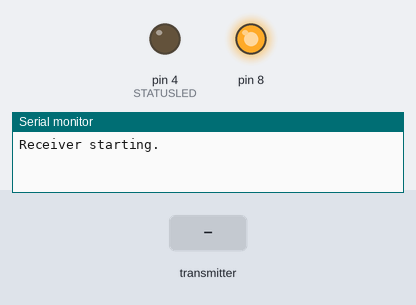
Bench run of a sketch on a simulated Arduino Uno, built with avr-gcc and run on an emulated ATmega328P. On the bench: output pins drawn as LEDs (lit = HIGH), the last lines printed to the serial monitor. Dashed ring = blinking. The inputs (shaded band) are chosen by the test bench. No radio packets arrive unless stated.

Above: at 1.2 s.
1.3 s: the transmitter starts sending voltageReading = 0
At 1.46 s:
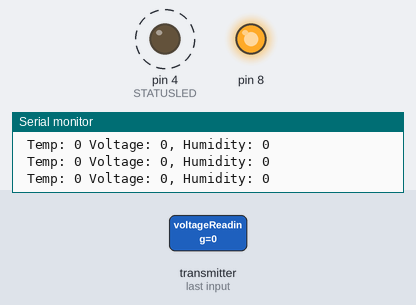
Timing chart, 0 to 10.3 s (numbered marks = the images above; inputs shaded):
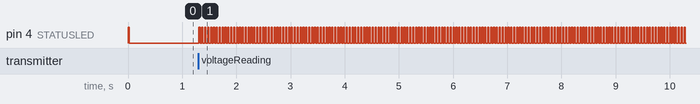

The sketch:

test_rf24_receiver.ino
```cpp
#include <SPI.h>
#include <nRF24L01.h>
#include <RF24.h>
#include "solarPacket.h"

#define STATUSLED 4

RF24 radio(9, 10);

const uint64_t pipes[2] = { 0xc897f8d075LL, 0x5feddd192fLL };
const uint64_t pipe = 0xc897f8d072LL;

void setup()
{
  Serial.begin(115200);
  pinMode(8, OUTPUT);
  digitalWrite(8, HIGH);
  pinMode(STATUSLED, OUTPUT);
  radio.begin();
  radio.openReadingPipe(1, pipe);
  radio.startListening();
  digitalWrite(STATUSLED, HIGH);
  delay(20);
  digitalWrite(STATUSLED, LOW);
  Serial.println(F("Receiver starting."));
  radio.printDetails();
}

solarPacket packet;

void loop()
{
  if (radio.available())
  {
    digitalWrite(STATUSLED, HIGH);
    delay(20);
    digitalWrite(STATUSLED, LOW);
    radio.read( &packet, sizeof packet );
    Serial.print(F(" Temp: "));
    Serial.print(packet.temperature);
    Serial.print(F(" Voltage: "));
    Serial.print(packet.voltage);
    Serial.print(F(", Humidity: "));
    Serial.println(packet.humidity);
  }
  //Serial.println("Line");
  delay(10);
}
```

solarPacket.h
```cpp
struct solarPacket {
	unsigned int voltageReading;
	unsigned int voltage;
	unsigned int humidity;
	unsigned int temperature;
};

typedef solarPacket solarPacket;
```

Measured:
- after the input at 1.3 s, pin 4 (STATUSLED): alternates HIGH for 0.02 s and LOW for 0.03 s, starting at once
